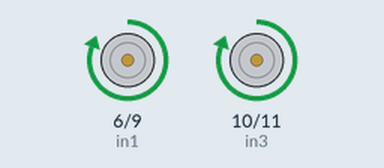
Simulated run of this sketch. Board: Arduino Uno, built with avr-gcc and run on an emulated ATmega328P. Shown: motor-driver pin pairs drawn as motors (green arrow = first pin HIGH = forward, orange = second pin HIGH = backward, longer = more drive, scaled by the enable pin).

Above: at 1.0 s.
At 3.0 s:
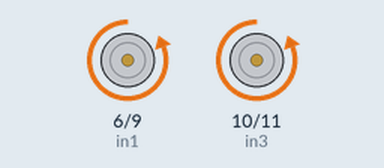
At 4.5 s:
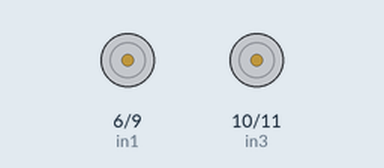
Timing chart, 0 to 6.5 s (numbered marks = the images above):
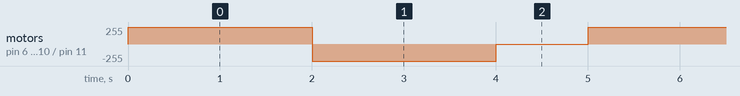

Measured:
- by itself, motor on pin 6 (in1) / pin 9 (in2), motor on pin 10 (in3) / pin 11 (in4): repeats every 5.0 s: backward 255/255 2.0 s, stopped 1.0 s, forward 255/255 2.0 s

The sketch:

Motor-Driver-Calib_G3.ino
```cpp
// Motor A connections
int enA = 5;
int in1 = 6;
int in2 = 9;
// Motor B connections
int in3 = 10;
int in4 = 11;
int enB = 12;


void setup() {
  // Set all the motor control pins to outputs
  pinMode(enA, OUTPUT);
  pinMode(enB, OUTPUT);
  pinMode(in1, OUTPUT);
  pinMode(in2, OUTPUT);
  pinMode(in3, OUTPUT);
  pinMode(in4, OUTPUT);


  // Turn off motors - Initial state
  analogWrite(enA, 0);
  digitalWrite(in1, LOW);
  digitalWrite(in2, LOW);
  analogWrite(enB, 0);
  digitalWrite(in3, LOW);
  digitalWrite(in4, LOW);

}

void loop() {
  directionControl();
  delay(1000);

}

// This function lets you control spinning direction of motors
void directionControl() {
  // Set motors to maximum speed
  // For PWM maximum possible values are 0 to 255
  analogWrite(enA, 255);
  analogWrite(enB, 255);

  // Turn on motor A & B
  digitalWrite(in1, HIGH);
  digitalWrite(in2, LOW);
  digitalWrite(in3, HIGH);
  digitalWrite(in4, LOW);

  delay(2000);

  // Reverse
  analogWrite(enA, 255);
  analogWrite(enB, 255);

  // Turn on motor A & B
  digitalWrite(in1, LOW);
  digitalWrite(in2, HIGH);
  digitalWrite(in3, LOW);
  digitalWrite(in4, HIGH);

  delay(2000);

  // Turn off motors
  analogWrite(enA, 0);
  digitalWrite(in1, LOW);
  digitalWrite(in2, LOW);
  analogWrite(enB, 0);
  digitalWrite(in3, LOW);
  digitalWrite(in4, LOW);

}
```
